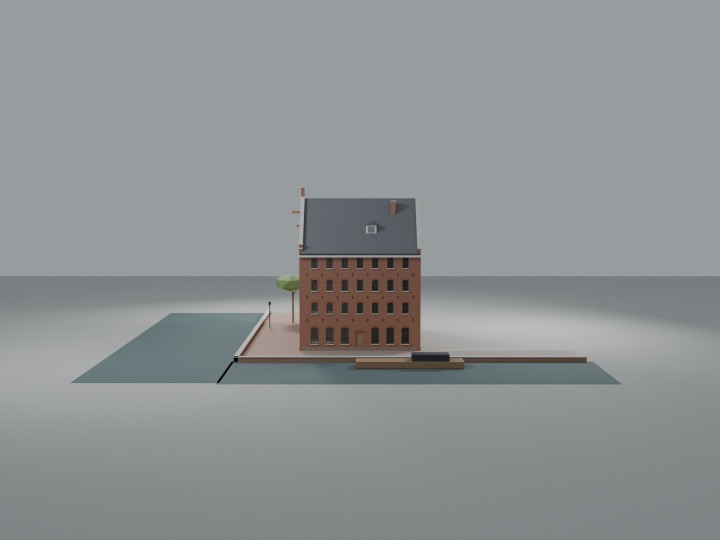
#> input picture tools/clay_amsterdam_canal_warehouse/evidence/v001/renders/right_side.jpg, 1440 x 1080 px, given in place of variant_0.png, which was not available (shown at 1/2 size)
$ python build_phone_boards.py
#> lines starting #> are read from the running program, lines starting #| are printed output that depends on the picture; pictures that were not available may be replaced by others from this repository, and a replacement may not be noted
from __future__ import annotations

from pathlib import Path
from PIL import Image, ImageDraw, ImageFont


ROOT = Path(__file__).resolve().parents[1]
OUT = ROOT / "evidence"
W, H = 1080, 1920
BG = (20, 23, 22)
PAPER = (236, 232, 218)
INK = (238, 238, 230)
MUTED = (169, 173, 164)
ACCENT = (176, 93, 53)


def font(size: int, bold: bool = False):
#> called with size = 45, bold = True
    names = [
        "C:/Windows/Fonts/arialbd.ttf" if bold else "C:/Windows/Fonts/arial.ttf",
        "C:/Windows/Fonts/segoeuib.ttf" if bold else "C:/Windows/Fonts/segoeui.ttf",
    ]
    for name in names:
        if Path(name).is_file():
            return ImageFont.truetype(name, size)
    return ImageFont.load_default()


F_TITLE = font(45, True)
F_SUB = font(23)
F_LABEL = font(23, True)
F_SMALL = font(18)


def fit(path: Path, box: tuple[int, int, int, int], crop: bool = False) -> Image.Image:
#> called with box = (43, 207, 1037, 677), crop = False
    img = Image.open(path).convert("RGB")
#> img is the input picture: PIL image 1440x1080 RGB; mean R, G, B 141.5, 145.6, 147
    x0, y0, x1, y1 = box
    bw, bh = x1 - x0, y1 - y0
    ratio = max(bw / img.width, bh / img.height) if crop else min(bw / img.width, bh / img.height)
#> ratio = 0.435
    size = (max(1, round(img.width * ratio)), max(1, round(img.height * ratio)))
#> size = (627, 470)
    img = img.resize(size, Image.Resampling.LANCZOS)
#> img: PIL image 627x470 RGB
    if crop:
        left = max(0, (img.width - bw) // 2)
        top = max(0, (img.height - bh) // 2)
        img = img.crop((left, top, left + bw, top + bh))
    return img


def panel(board: Image.Image, draw: ImageDraw.ImageDraw, path: Path, box, label: str, crop=False):
    x0, y0, x1, y1 = box
    draw.rectangle((x0, y0, x1, y1), fill=(7, 9, 8), outline=(112, 116, 108), width=2)
    label_h = 42
    image_box = (x0 + 3, y0 + label_h, x1 - 3, y1 - 3)
    img = fit(path, image_box, crop=crop)
    ix = image_box[0] + (image_box[2] - image_box[0] - img.width) // 2
#> ix = 226
    iy = image_box[1] + (image_box[3] - image_box[1] - img.height) // 2
#> iy = 207
    board.paste(img, (ix, iy))
    draw.rectangle((x0, y0, x1, y0 + label_h), fill=(9, 12, 11))
    draw.text((x0 + 13, y0 + 8), label, fill=INK, font=F_LABEL)


def header(draw: ImageDraw.ImageDraw, title: str, subtitle: str):
    draw.text((38, 30), title, fill=INK, font=F_TITLE)
    draw.text((40, 88), subtitle, fill=MUTED, font=F_SUB)
    draw.rectangle((40, 128, 1040, 134), fill=ACCENT)


def comparison_board():
    board = Image.new("RGB", (W, H), BG)
    draw = ImageDraw.Draw(board)
    header(draw, "SOURCE ↔ MODEL", "Amsterdam Hofje / hofje_medieval / variant 0 • RLASM v6.1")
    panel(board, draw, ROOT / "references/catalogue/variant_0.png", (40, 165, 1040, 680), "LOCKED FRONT SOURCE")
    panel(board, draw, ROOT / "renders/front.png", (40, 710, 1040, 1225), "v023 FRONT — COMPLETE ENVELOPE")
#> call 2 of fit, with box = (43, 752, 1037, 1222), crop = False
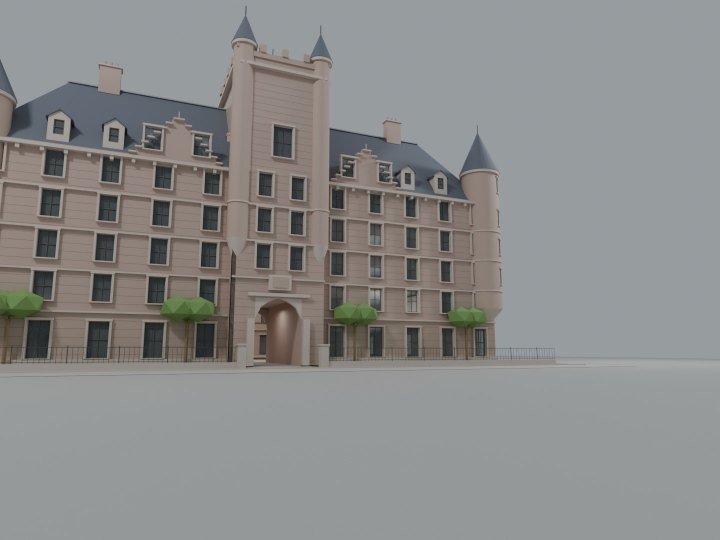
#> input picture tools/clay_baronial_railway_hotel/evidence/v002/renders/front.jpg, 1440 x 1080 px, given in place of front.png, which was not available (shown at 1/2 size)
#> in fit, img is the input picture: PIL image 1440x1080 RGB; mean R, G, B 138.1, 138.6, 137.9
    panel(board, draw, ROOT / "references/catalogue/variant_0_angle_60.jpg", (40, 1255, 525, 1695), "LOCKED 60° SOURCE", crop=True)
#> call 3 of fit, with box = (43, 1297, 522, 1692), crop = True
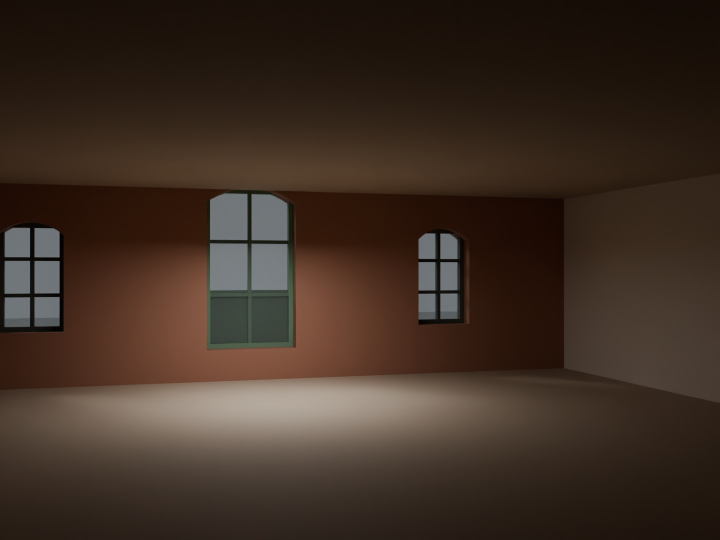
#> input picture tools/clay_amsterdam_canal_warehouse/evidence/v002/renders/interior.jpg, 1440 x 1080 px, given in place of variant_0_angle_60.jpg, which was not available (shown at 1/2 size)
#> in fit, img is the input picture: PIL image 1440x1080 RGB; mean R, G, B 61.7, 46.4, 35.9
    panel(board, draw, ROOT / "renders/aerial.png", (555, 1255, 1040, 1695), "v023 AERIAL", crop=True)
#> call 4 of fit, with box = (558, 1297, 1037, 1692), crop = True
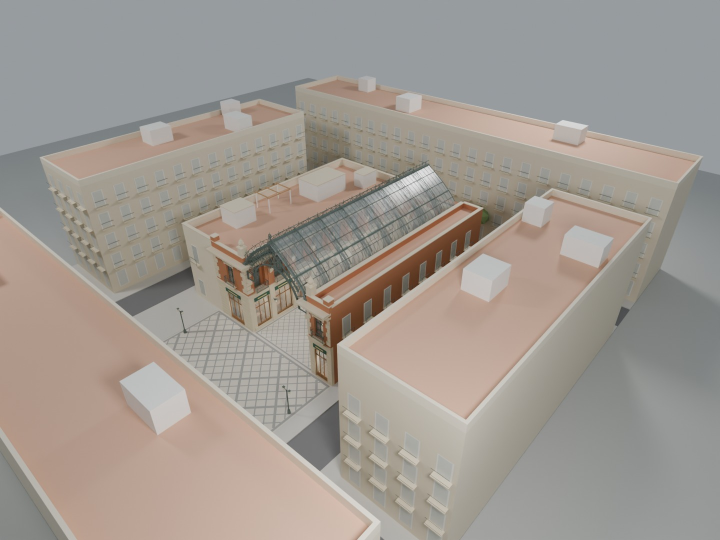
#> input picture tools/clay_barcelona_passatge/evidence/v006/renders/aerial.jpg, 1440 x 1080 px, given in place of aerial.png, which was not available (shown at 1/2 size)
#> in fit, img is the input picture: PIL image 1440x1080 RGB; mean R, G, B 159.9, 152.9, 146
    draw.text((42, 1730), "SOURCE LOCK", fill=ACCENT, font=F_LABEL)
    draw.text((42, 1768), "front 99728a7d…f925  •  60° b4311cde…75a  •  top 79228135…f482", fill=INK, font=F_SMALL)
    draw.text((42, 1810), "Pixels govern • no sibling mixing • benchmark models used only as method/quality references", fill=MUTED, font=F_SMALL)
    draw.text((42, 1850), "Identity carried by U-plan, pavilion gable, multi-light bays, pantile roof graph, gates and formal court.", fill=MUTED, font=F_SMALL)
    board.save(OUT / "source-model-comparison-phone.png")
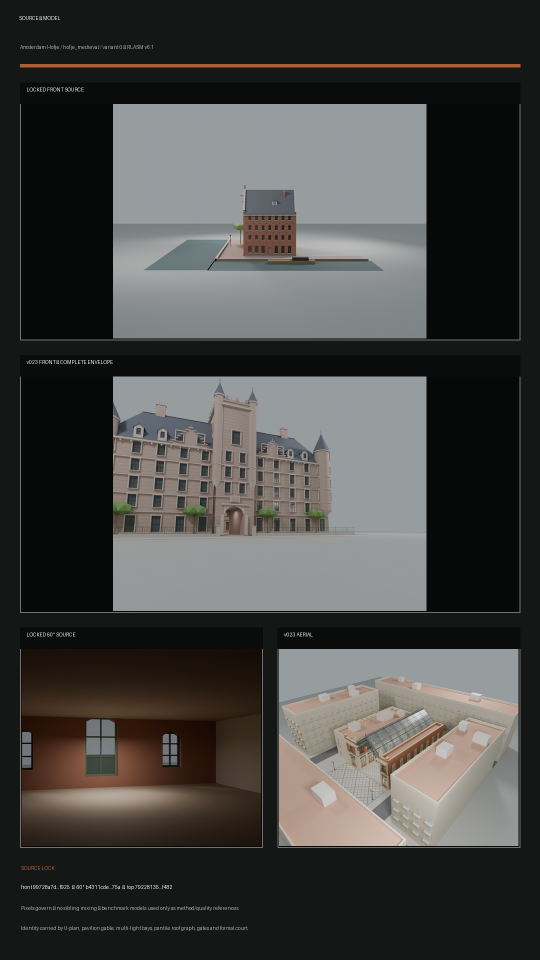
#> saved as source-model-comparison-phone.png: PIL image 1080x1920 RGB (shown at 1/2 size); mean R, G, B 69.3, 69, 66.7


def proof_board():
    board = Image.new("RGB", (W, H), BG)
    draw = ImageDraw.Draw(board)
    header(draw, "PHYSICAL / MATERIAL / DETAIL", "Native render proof • filenames and metadata are not evidence")
    panel(board, draw, ROOT / "renders/glass_close.png", (40, 165, 525, 610), "OPENING SECTION", crop=True)
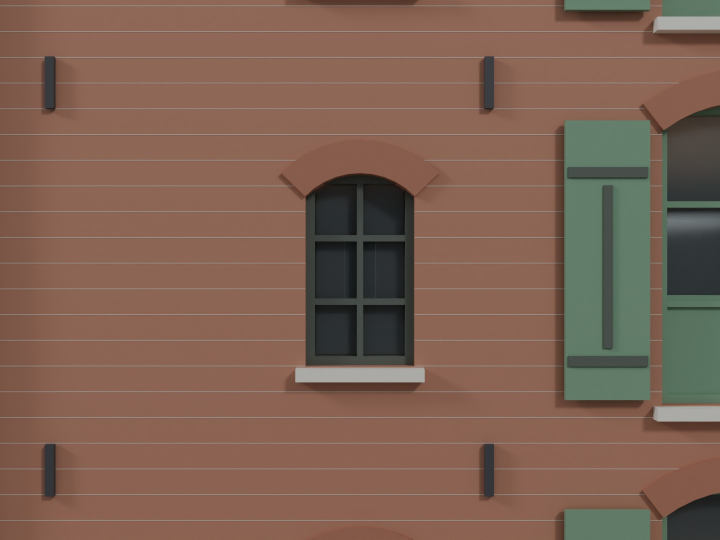
#> input picture tools/clay_amsterdam_canal_warehouse/evidence/v001/renders/glass_close.jpg, 1440 x 1080 px, given in place of glass_close.png, which was not available (shown at 1/2 size)
#> in fit, img is the input picture: PIL image 1440x1080 RGB; mean R, G, B 125.6, 97, 82.2
#> in fit (call 5), `img = img.crop((left, top, left + bw, top + bh))`:
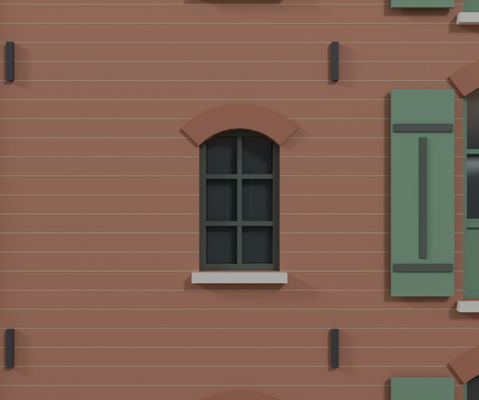
#> img: PIL image 479x400 RGB; mean R, G, B 127.5, 97.9, 82.9
    panel(board, draw, ROOT / "renders/gate_contact_close.png", (555, 165, 1040, 610), "GATE / GRADE CONTACT", crop=True)
#> in panel (call 6), `board.paste(img, (ix, iy))`:
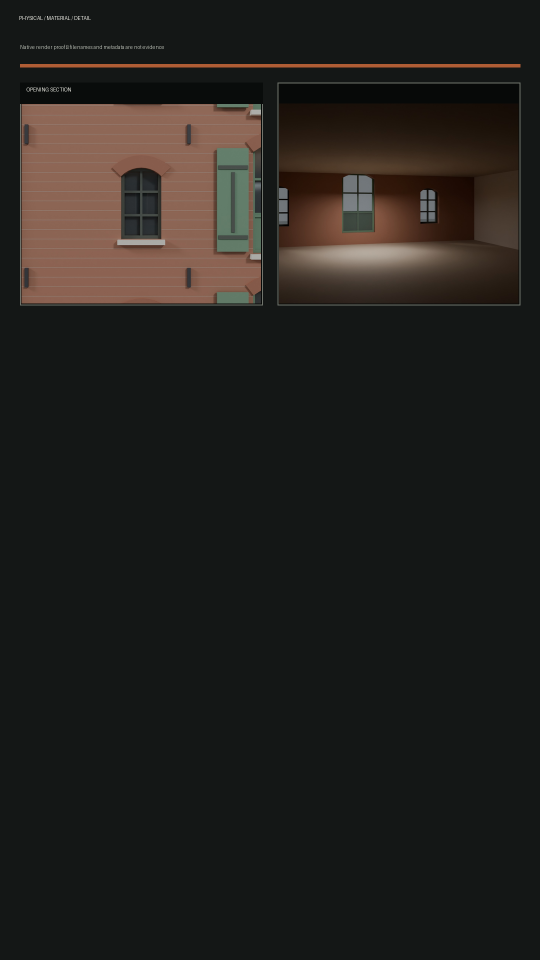
#> board: PIL image 1080x1920 RGB (shown at 1/2 size); mean R, G, B 34.5, 32.5, 29.2
    panel(board, draw, ROOT / "renders/dormer_contact_close.png", (40, 640, 525, 1085), "DORMER / FLASHING CONTACT", crop=True)
    panel(board, draw, ROOT / "renders/architecture_close.png", (555, 640, 1040, 1085), "PAVILION SIGNATURE", crop=True)
    panel(board, draw, ROOT / "renders/program_interior.png", (40, 1115, 525, 1570), "COMMUNAL KITCHEN", crop=True)
    panel(board, draw, ROOT / "references/source-conditioned-material-board.png", (555, 1115, 1040, 1570), "SOURCE MATERIAL AUTHORITY", crop=True)
    panel(board, draw, ROOT / "renders/roof_contact_close.png", (40, 1600, 1040, 1840), "ROOF PENETRATION / LEAD HOOD", crop=True)
    draw.text((42, 1862), "Geometry owns cuts, returns, frames, panes, depth, roof fields, load paths and contacts.", fill=MUTED, font=F_SMALL)
    board.save(OUT / "physical-material-detail-proof-phone.png")


if __name__ == "__main__":
    OUT.mkdir(parents=True, exist_ok=True)
    comparison_board()
#> (the run stopped early here; a loop or call above may not have finished)
